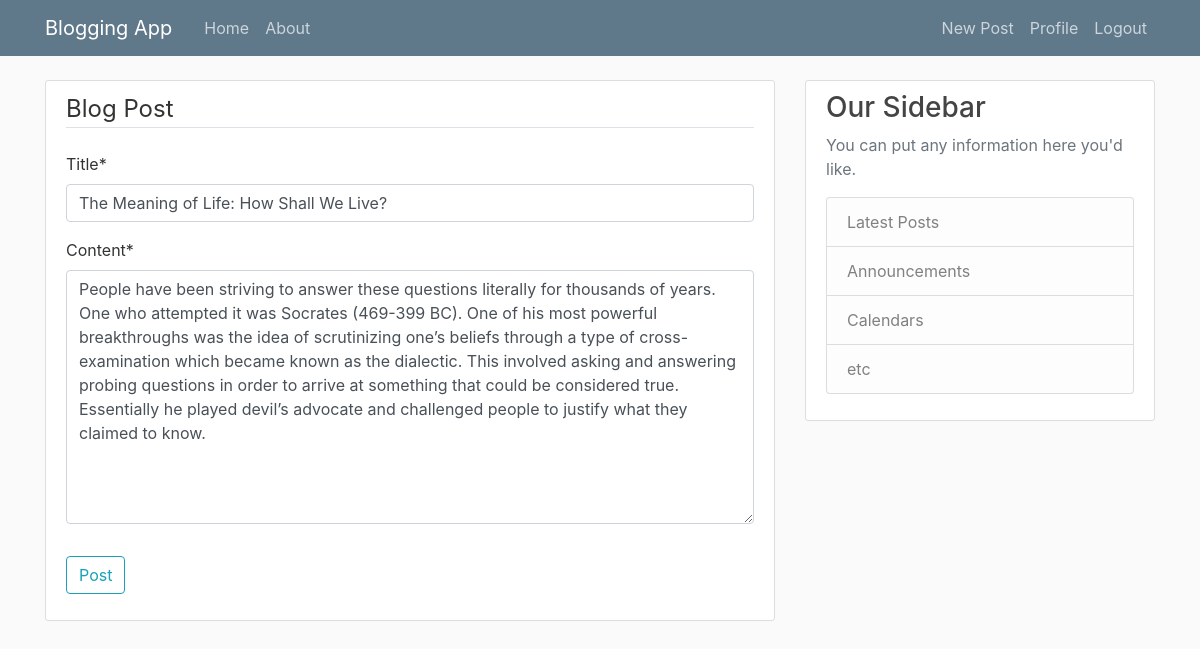
Page /post/9/update (signed in) on the committed database.
### blog/models.py (models this page shows, shortened)
class Post(models.Model):
    title = models.CharField(max_length=100)
    content = models.TextField()
    date_posted = models.DateTimeField(default=timezone.now)
    author = models.ForeignKey(User, on_delete=models.CASCADE)

### blog/views.py (the view, shortened to what this page needs)
# urls.py: path('post/<int:pk>/update',PostUpdateView.as_view(), name='post-update'),
class PostUpdateView(LoginRequiredMixin, UserPassesTestMixin, UpdateView):
    model = Post
    fields = ['title', 'content']
    def test_func(self):
        post = self.get_object()
        if self.request.user == post.author:
            return True
        return False

### blog/templates/blog/post_form.html (shortened to what this page needs)
{% extends "blog/base.html" %}
{% load crispy_forms_tags %}
{% block content %}
	<div class="content-section">
        <form method="POST">
            <fieldset class="form-group">
                <legend class="border-bottom mb-4">Blog Post</legend>
                {{ form|crispy }}
            </fieldset>
            <div class="form-group">
                <button class="btn btn-outline-info" type="submit">Post</button>
            </div>
        </form>
    </div>
{% endblock content %}

### blog/static/blog/main.css (style rules this page uses)
body { background: #fafafa; color: #333333; margin-top: 5rem; }
.content-section { background: #ffffff; padding: 10px 20px; border: 1px solid #dddddd; border-radius: 3px; margin-bottom: 20px; }

### rows in the picture
Post: title "The Meaning of Life: How Shall We Live?", content "People have been striving to answer these questions literally for thousands of years. One who attempted it was Socrates (469-399 BC). One of his most powerful breakthroughs was the idea of scrutinizing one’s beliefs through a type of cross-examination which became known as the dialectic. This involved asking and answering probing questions in order to arrive at something that could be considered true. Essentially he played devil’s advocate and challenged people to justify what they claimed to know."
